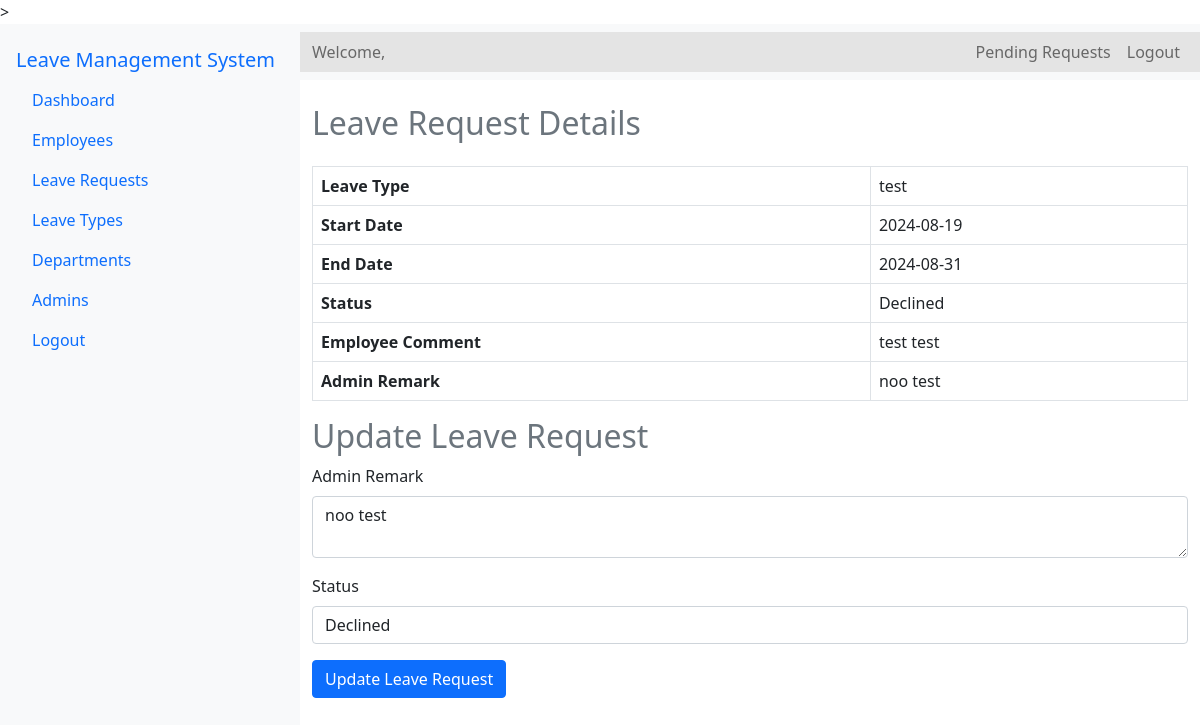
Screenshot of /Source/admin/leave-action.php?leave_id=24 (signed in) with the database file from the repository.
### tables this page shows
CREATE TABLE `leave_list` (
  `E_id` int(11) NOT NULL,
  `leave_id` int(11) NOT NULL,
  `E_name` varchar(100) NOT NULL,
  `Leave_type` varchar(100) NOT NULL,
  `Start` varchar(100) NOT NULL,
  `End` varchar(100) NOT NULL,
  `Status` varchar(100) NOT NULL,
  `Comment` varchar(1000) NOT NULL,
  `A_id` int(11) NOT NULL,
  `a_remark` varchar(1000) NOT NULL,
  `seen` int(11) NOT NULL,
  `submission_date` datetime DEFAULT current_timestamp()
);

### Source/admin/leave-action.php (the view, shortened to what this page needs)
<?php
include '../config.php';
$A_name = $_SESSION['A_name'];
$leave_id = $_GET['leave_id'];
$stml = $conn->prepare("SELECT * FROM leave_list WHERE leave_id = ?");
$stml->bind_param("i", $leave_id);
$stml->execute();
$result = $stml->get_result();
$leave_request = $result->fetch_assoc();
?>
<!DOCTYPE html>
<html lang="en">
<head>
    <link rel="stylesheet" href="../bootstrap-5.0.2-dist/css/bootstrap.min.css">
    <link rel="stylesheet" href="../css/admin-dashboard.css">
    <link rel="stylesheet" href="https://cdnjs.cloudflare.com/ajax/libs/font-awesome/6.0.0-beta3/css/all.min.css">
    <link rel="stylesheet" href="../css/main.css">
</head>
<body>
<div class="d-flex">
    <nav class="nav flex-column bg-light p-3" style="width: 300px; height: 100vh;">
        <a class="navbar-brand" href="a-dashboard.php">Leave Management System</a>
        <a class="nav-link" href="a-dashboard.php">Dashboard</a>
        <a class="nav-link" href="employees.php">Employees</a>
        <a class="nav-link d-flex justify-content-between align-items-center" href="leave-requests.php">
    Leave Requests
</a>
        <a class="nav-link" href="leave-types.php">Leave Types</a>
        <a class="nav-link" href="departments.php">Departments</a>
        <a class="nav-link" href="admins.php">Admins</a>
        <a class="nav-link" href="logout.php" onclick="return confirmLogout();">Logout</a>
    </nav>
    <div class="flex-grow-1">
    <nav class="navbar navbar-expand-lg navbar-light bg-light">
    <div class="container-fluid">
        <span class="navbar-text">
            Welcome, <?php echo $A_name; ?>
        </span>
        <div class="collapse navbar-collapse" id="navbarNavDropdown">
            <ul class="navbar-nav ms-auto">
                <li class="nav-item">
                    <a class="nav-link" href="leave-requests.php">
                        Pending Requests
                    </a>
                </li>
                <li class="nav-item">
                    <a class="nav-link" href="logout.php" onclick="return confirmLogout();">Logout</a>
                </li>
            </ul>
        </div>
    </div>
</nav>
        <div class="container mt-4">
            <h2 class="text-secondary">Leave Request Details</h2>
            <table class="table table-bordered mt-4">
                <tr>
                    <th>Leave Type</th>
                    <td><?php echo htmlspecialchars($leave_request['Leave_type']); ?></td>
                </tr>
                <tr>
                    <th>Start Date</th>
                    <td><?php echo htmlspecialchars($leave_request['Start']); ?></td>
                </tr>
                <tr>
                    <th>End Date</th>
                    <td><?php echo htmlspecialchars($leave_request['End']); ?></td>
                </tr>
                <tr>
                    <th>Status</th>
                    <td><?php echo htmlspecialchars($leave_request['Status']); ?></td>
                </tr>
                <tr>
                    <th>Employee Comment</th>
                    <td><?php echo htmlspecialchars($leave_request['Comment']); ?></td>
                </tr>
                <tr>
                    <th>Admin Remark</th>
                    <td><?php echo htmlspecialchars($leave_request['a_remark']); ?></td>
                </tr>
            </table>
            <h2 class="text-secondary">Update Leave Request</h2>
            <form action="" method="post">
                <div class="mb-3">
                    <label for="admin_remark" class="form-label">Admin Remark</label>
                    <textarea class="form-control" id="admin_remark" name="admin_remark" required><?php echo htmlspecialchars($leave_request['a_remark']); ?></textarea>
                </div>
                <div class="mb-3">
                    <label for="status" class="form-label">Status</label>
                    <select class="form-control" id="status" name="status" required>
                        <option value="Declined" <?php echo $leave_request['Status'] == 'Declined' ? 'selected' : ''; ?>>Declined</option>
                    </select>
                </div>
                <button type="submit" class="btn btn-primary">Update Leave Request</button>
            </form>
        </div>
    </div>
</div>
</body>
</html>

### Source/css/admin-dashboard.css (style rules this page uses)
.container { margin-top: 20px; }
.table { margin-top: 20px; }
.container-fluid { background-color: rgb(228, 228, 228); }

### rows the page displays
leave_list: Leave_type "test", Start "2024-08-19", End "2024-08-31", Status "Declined", Comment "test test", a_remark "noo test", admin_remark "noo test", status "Declined"
